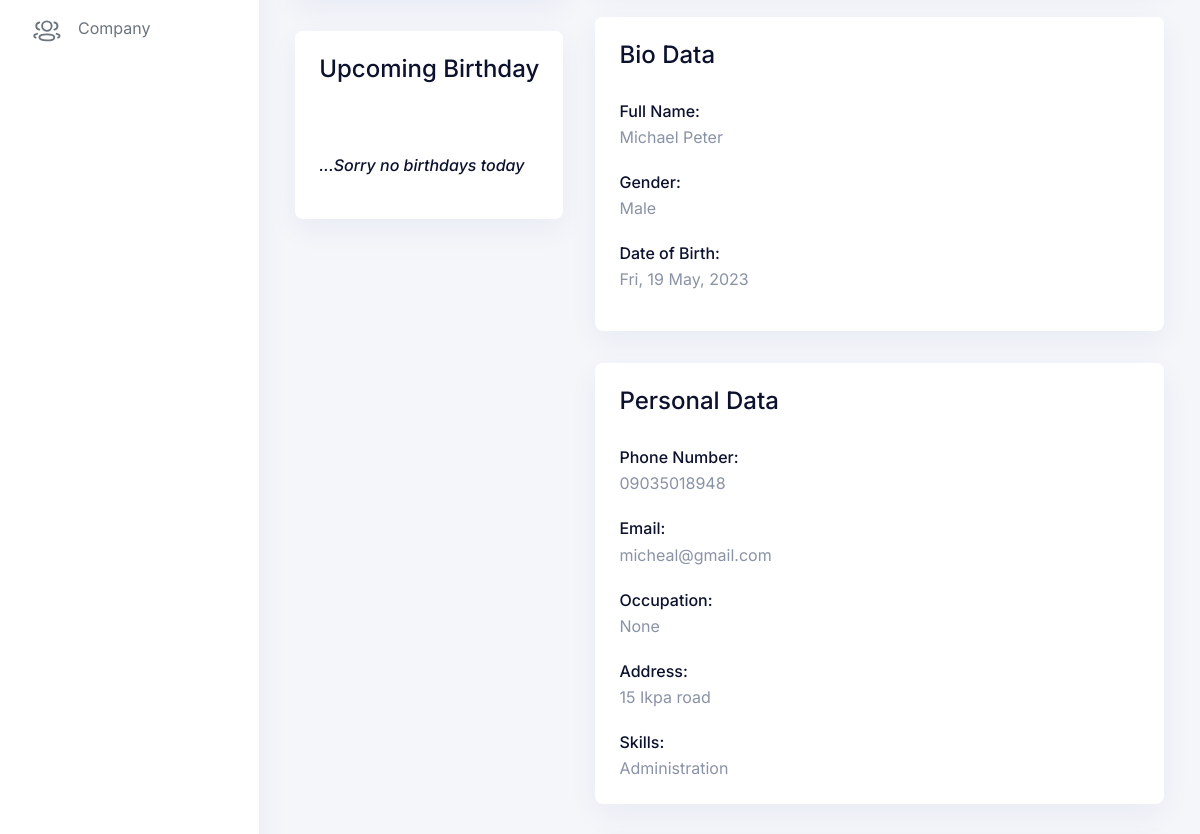
The page /Senai/users-profile/ (signed in, middle part) on the database as committed earlier.
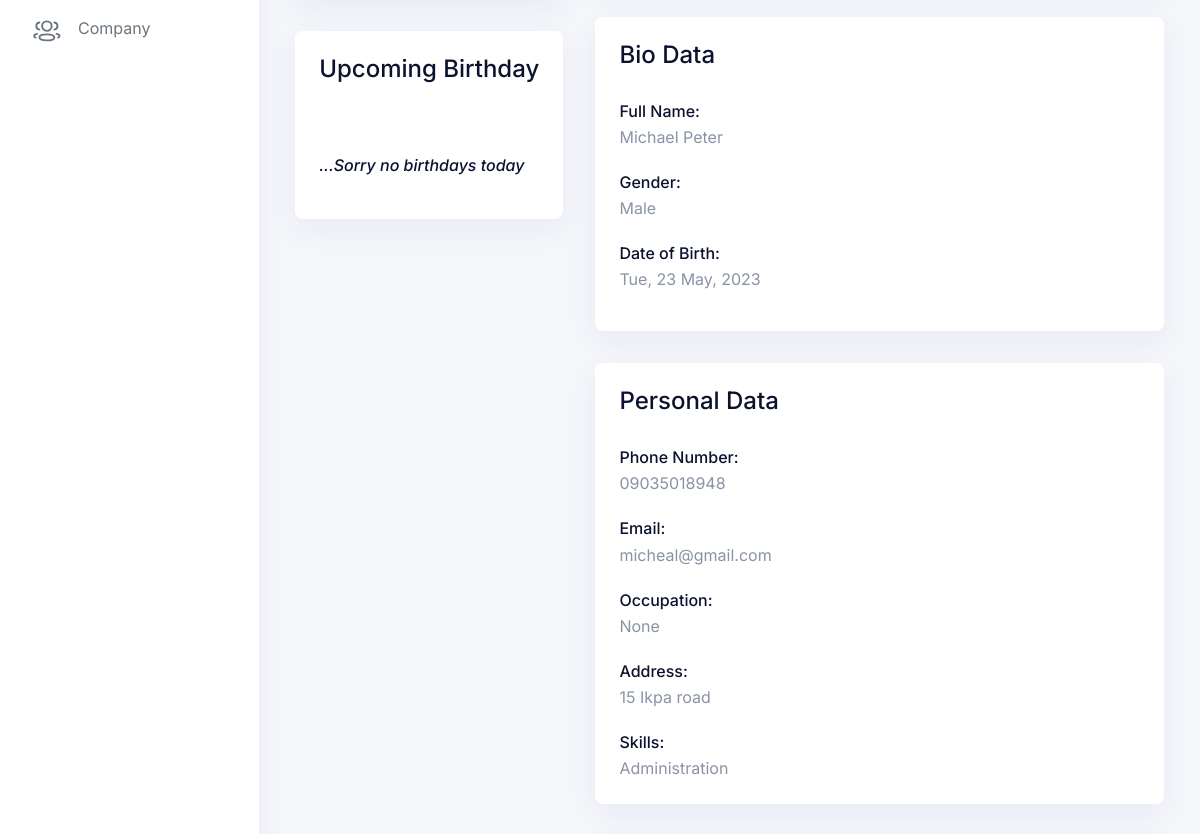
The same page on the database as committed later.
### users/my_models/users.py (models this page shows, shortened)
class CustomUser(AbstractUser):
    first_name = models.CharField(_('First Name'), max_length=100)
    last_name = models.CharField(_('Last Name'), max_length=100)
    username = models.CharField(_('Username'), max_length=100, unique=True)
    gender = models.CharField(_('Gender'), max_length=2, choices=SEX_CHOICES)
    date_of_birth = models.DateField(_("Date of Birth"), blank=True, null=True,
                                     validators=[Validators.validate_prevent_future_date])
    about = models.TextField(_("About"), blank=True, null=True)
    profile_pic = models.FileField(_("Profile pic"), upload_to=get_user_name, blank=True)
    phone_number = models.CharField(_("Phone Number"), max_length=20)
    email = models.EmailField(_("Email address"), unique=True)
    occupation = models.CharField(_('Occupation'), max_length=100, blank=True, null=True)
    address = models.CharField(_("Address"), max_length=500)
    skills = models.CharField(_('Skills'), max_length=1000, blank=True, null=True)
    blood_group = models.CharField(_("Blood Group"), max_length=10, choices=BLOOD_GROUP_CHOICES)
    genotype = models.CharField(_("Genotype"), max_length=10, choices=GENOTYPE_CHOICES)
    chronic_illness = models.CharField(_("Any Chronic Ailment"), max_length=200, help_text="please specify", blank=True, null=True)
    lga = models.CharField(_("LGA"), max_length=300, blank=True, null=True)
    state = models.CharField(_("State"), max_length=100, blank=True, null=True)
    country = models.CharField(_("Country"), max_length=100, blank=True, null=True)
    course_of_study = models.CharField(_("Course of Study"), max_length=255, blank=True, null=True)
    years_of_study = models.CharField(_("No of Years of Study"), max_length=20, blank=True, null=True)
    current_year_of_study = models.CharField(_("Current Year of Study"), max_length=20, blank=True, null=True)
    final_year_status = models.CharField(_("Final Year Status"), max_length=255, help_text=_("Update when appropriate"), blank=True, null=True)
    next_of_kin_full_name = models.CharField(_('Full Name'), max_length=200, blank=True, null=True)
    next_of_kin_relationship = models.CharField(_('Relationship'), max_length=50, blank=True, null=True)
    next_of_kin_phone_number = models.CharField(_('Phone Number'), max_length=20, blank=True, null=True)
    next_of_kin_address = models.CharField(_('Address'), max_length=500, blank=True, null=True)
    gift_graces = models.CharField(_("Gift & Graces"), max_length=500, blank=True, null=True)
    callings = models.CharField(_("Callings"), max_length=500, blank=True, null=True)
    reveal_calling_by_shepherd = models.BooleanField(_("Reveal Calling to Sheep"), default=False)
    unit_of_work = models.CharField(_("Unit of Work"), max_length=200, blank=True, null=True)
    shepherd = models.ForeignKey('Shepherd', on_delete=models.SET_NULL, blank=True, null=True)
    sub_shepherd = models.ForeignKey('SubShepherd', on_delete=models.SET_NULL, blank=True, null=True)
    last_active_date = models.DateField(_("Last active date"), default=timezone.now)
    shoe_size = models.CharField(_("Shoe Size"), max_length=20, blank=True, null=True)
    cloth_size = models.CharField(_("Cloth Size"), max_length=20, blank=True, null=True)
    level = models.CharField(_('Level'), max_length=15, default='new_mem', choices=LEVEL_CHOICES)
    USERNAME_FIELD = 'email'
    REQUIRED_FIELDS = ['username', 'first_name', 'last_name']
    objects = CustomUserManager()
    def __str__(self):
        return f"{self.first_name} {self.last_name} @{self.username}"
    class Meta:
        ordering = ('first_name', )
        verbose_name = "User"
        verbose_name_plural = "Users"
    def get_iso_date_of_birth(self):
        return self.date_of_birth.isoformat()

### home/views.py (the view, shortened to what this page needs)
# urls.py: path('<str:username>/users-profile/', Profile.as_view(), name='users-profiles'),
class Profile(LoginRequiredMixin, TemplateView):
    login_url = reverse_lazy('users-login')
    template_name = 'dashboard/app/user-profile.html'
    def get_context_data(self, **kwargs):
        context = super().get_context_data(**kwargs)
        context['category'] = 'Profile'
        context['developers'] = developers
        context['user'] = self.request.user
        context['title'] = title
        context['shepherd'] = Shepherd.objects.all().exclude(name=self.request.user)
        context['sub_shepherd'] = SubShepherd.objects.all().exclude(name=self.request.user)
        context['genotype'] = GENOTYPE_CHOICES
        context['blood_group'] = BLOOD_GROUP_CHOICES
        context['celebrant'] = get_user_model().objects.get_today_birthday()
        return context

### custom_tags/templatetags/extra_tags.py (called while the page is built)
@register.filter()
@stringfilter
def empty_space_if_none(value: str):
    value = value.lower().strip()
    if value == 'none' or value == '-':
        return ""
    return value.strip()

@register.filter()
@stringfilter
def my_date_filter(value: str):
    if value == 'None':
        return ""
    else:
        date = datetime.strptime(value, "%Y-%m-%d")
        return date.strftime('%a, %d %B, %Y')

### users/my_models/shepherding_structure.py (called while the page is built)
    def __str__(self):
        return str(self.name)

### users/my_models/users.py (called while the page is built)
    def get_today_birthday(self):
        today = datetime.date.today()
        celebrants = self.get_queryset().filter(date_of_birth__month=today.month, date_of_birth__day=today.day)
        return celebrants

### templates/dashboard/app/user-profile.html (shortened to what this page needs)
{% extends 'dashboard/index.html' %}
{% load static %}
{% load extra_tags %}
{% block content %}
  <div class="conatiner-fluid content-inner mt-n5 py-0">
      <div class="row">
          <div class="col-lg-4">
             <div class="card">
                <div class="card-header d-flex justify-content-between">
                    <div class="header-title">
                        <h4 class="card-title">Upcoming Birthday</h4>
                    </div>
                </div>
                <div class="card-body">
                    {% for celeb in celebrant %}
                        <div class="d-flex justify-content-start align-items-center mt-4">
                            <div class="pe-3">
                                <img id="celebrant_image_data" src="/media/{{ celeb.profile_pic }}" class="rounded-circle bg-soft-primary p-1" width="50" height="50" alt="1">
                            </div>
                            <div>
                                <a href="#" onclick="birthday_pop_box('{{ celeb.get_full_name }}', '{{ celeb.username }}', '{{ celeb.about }}', '{{ celeb.gender }}')" data-bs-toggle="modal" data-bs-target="#exampleModalCenteredScrollable">
                                    <h6 id="celebrant" class="mb-1" style="color: #3a57e8">
                                        {{ celeb.get_full_name }}
                                    </h6>
                                </a>
                                <p class="mb-0">Today</p>
                            </div>
                        </div>
                    {% empty %}
                        <h6 class="mt-5" style="margin-bottom: 20px"><i>...Sorry no birthdays today</i></h6>
                    {% endfor %}
                </div>
            </div>
          </div>
          <div class="col-lg-8">
             <div class="profile-content tab-content">
               <div id="profile-overview" class="tab-pane fade active show">
                  <div class="card">
                     <div class="card-header">
                        <div class="header-title">
                           <h4 class="card-title">Bio Data</h4>
                        </div>
                     </div>
                     <div class="card-body">
                        <fieldset class="row">
                            <div class="mt-2">
                                <h6 class="mb-1">Full Name:</h6>
                                <p id="displayFullName1">{{ user.first_name }} {{ user.last_name }}</p>
                            </div>
                            <div class="mt-2">
                                <h6 class="mb-1">Gender:</h6>
                                <p id="displayGender">{% if user.gender == 'M'%}Male{% else %}Female{% endif %}</p>
                            </div>
                            <div class="mt-2">
                                <h6 class="mb-1">Date of Birth:</h6>
                                <p id="displayDateOfBirth">{{ user.date_of_birth|my_date_filter }}</p>
                            </div>
                        </fieldset>
                     </div>
                  </div>
                  <div class="card">
                     <div class="card-header">
                        <div class="header-title">
                           <h4 class="card-title">Personal Data</h4>
                        </div>
                     </div>
                     <div class="card-body">
                        <fieldset class="row">
                            <div class="mt-2">
                                <h6 class="mb-1">Phone Number:</h6>
                                <p id="displayPhoneNumber">{{ user.phone_number }}</p>
                            </div>
                            <div class="mt-2">
                                <h6 class="mb-1">Email:</h6>
                                <p id="displayEmail">{{ user.email }}</p>
                            </div>
                            <div class="mt-2">
                                <h6 class="mb-1">Occupation:</h6>
                                <p id="displayOccupation">{{ user.occupation }}</p>
                            </div>
                            <div class="mt-2">
                                <h6 class="mb-1">Address:</h6>
                                <p id="displayAddress">{{ user.address }}</p>
                            </div>
                            <div class="mt-2">
                                <h6 class="mb-1">Skills:</h6>
                                <pd id="displaySkills">{{ user.skills }}</pd>
                            </div>
                        </fieldset>
                     </div>
                  </div>
               </div>
            </div>
          </div>
      </div>
  </div>
{% endblock content %}

### templates/dashboard/index.html (shortened to what this page needs)
{% load static %}
{% load extra_tags %}
<!doctype html>
<html lang="en" dir="ltr">
  <head>
      {% include 'includes/vendor_css.html' %}
  </head>
  <body class="  ">
    <aside class="sidebar sidebar-default navs-rounded-all ">
        <div class="sidebar-body pt-0 data-scrollbar">
            <div class="sidebar-list">
                {% block navbar %}
                    <ul class="navbar-nav iq-main-menu" id="sidebar-menu">
                        <li class="nav-item static-item">
                            <a class="nav-link static-item disabled" href="#" tabindex="-1">
                            </a>
                        </li>
                        {% if user.level == 'sub_shep' or user.level == 'core_shep' or user.level == 'chief_shep' %}
                            <li class="nav-item {% if not user.permission.is_sub_shepherd %}mb-5{% endif %}">
                                <a class="nav-link" href="{% url 'pastoring:dashboard' %}" target="_blank">
                                    <i class="icon">
                                    </i>
                                    <span class="item-name">Company</span>
                                </a>
                            </li>
                        {% endif %}
                    </ul>
                {% endblock navbar %}
            </div>
        </div>
    </aside>    <main class="main-content">
      {% block content %}{% endblock content %}
          </main>
  </body>
</html>

### templates/includes/vendor_css.html (shortened to what this page needs)
{% load static  %}
<link href="{% static 'assets/vendor/remixicon/remixicon.css' %}" rel="stylesheet">
<link href="{% static 'assets/vendor/bootstrap-icons/bootstrap-icons.css' %}" rel="stylesheet">
<link href="{% static 'assets/vendor/boxicons/css/boxicons.min.css' %}" rel="stylesheet">
<link rel="stylesheet" href="{% static 'assets/css/core/libs.min.css' %}" />
<link rel="stylesheet" href="{% static 'assets/vendor/aos/dist/aos.css' %}" />
<link rel="stylesheet" href="{% static 'assets/css/hope-ui.min.css' %}" />
<link rel="stylesheet" href="{% static 'assets/css/custom.min.css' %}" />
<link rel="stylesheet" href="{% static 'assets/css/dark.min.css' %}"/>
<link rel="stylesheet" href="{% static 'assets/css/customizer.min.css' %}" />
<link rel="stylesheet" href="{% static 'assets/css/rtl.min.css' %}"/>

### templates/includes/vendor_js.html (shortened to what this page needs)
{% load static %}

Rows that differ between the two databases and show on the page:
changed CustomUser "Michael": date_of_birth|my_date_filter "Fri, 19 May, 2023" → "Tue, 23 May, 2023"
